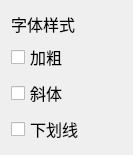
<?xml version="1.0" encoding="UTF-8"?>
<ui version="4.0">
 <class>StyleForm</class>
 <widget class="QWidget" name="StyleForm">
  <property name="geometry">
   <rect>
    <x>0</x>
    <y>0</y>
    <width>133</width>
    <height>155</height>
   </rect>
  </property>
  <property name="font">
   <font>
    <pointsize>12</pointsize>
   </font>
  </property>
  <property name="windowTitle">
   <string>Form</string>
  </property>
  <layout class="QVBoxLayout" name="verticalLayout">
   <item>
    <widget class="QLabel" name="label">
     <property name="text">
      <string>字体样式</string>
     </property>
    </widget>
   </item>
   <item>
    <widget class="QCheckBox" name="cBoxBold">
     <property name="text">
      <string>加粗</string>
     </property>
    </widget>
   </item>
   <item>
    <widget class="QCheckBox" name="cBoxItalic">
     <property name="text">
      <string>斜体</string>
     </property>
    </widget>
   </item>
   <item>
    <widget class="QCheckBox" name="cBoxUnderline">
     <property name="text">
      <string>下划线</string>
     </property>
    </widget>
   </item>
  </layout>
 </widget>
 <resources/>
 <connections/>
</ui>
